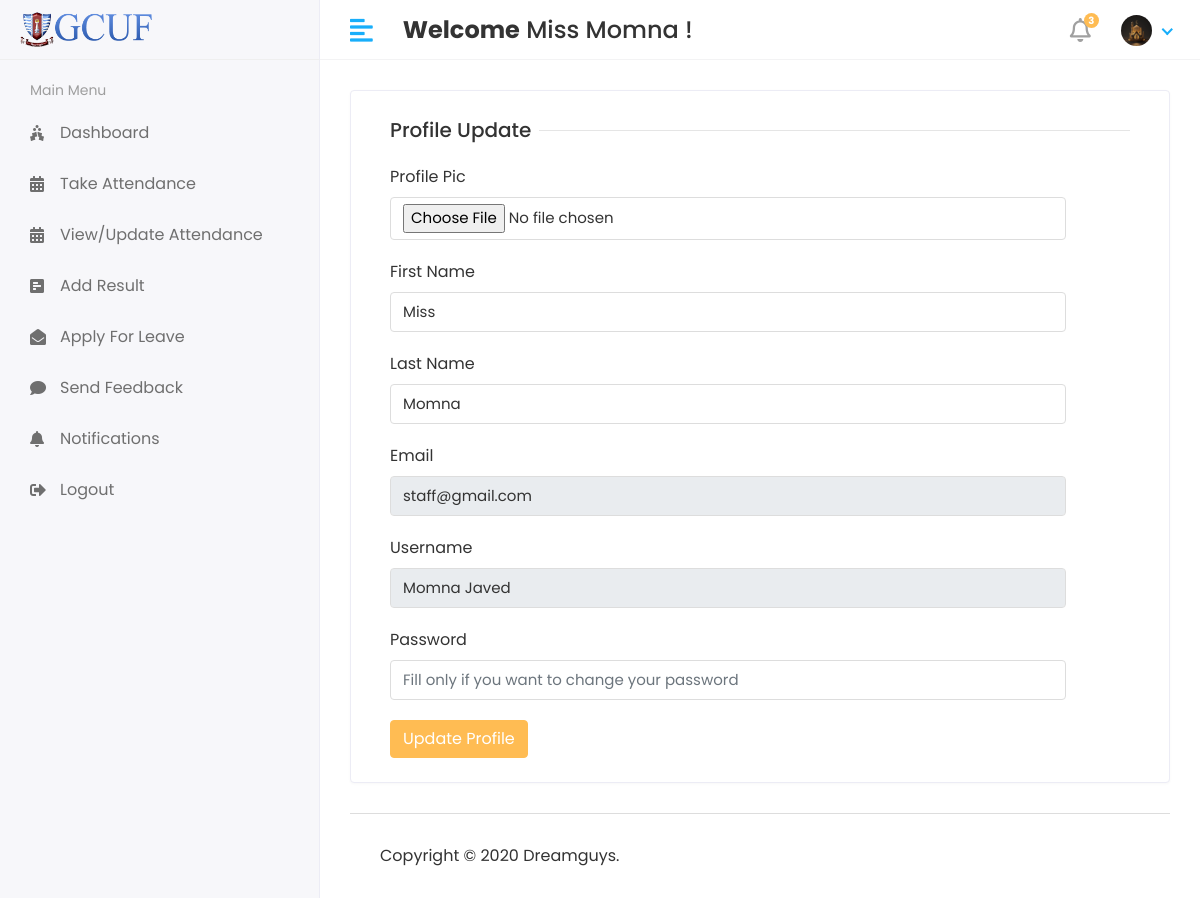
/Profile (signed in), run on an earlier commit of the app's database.
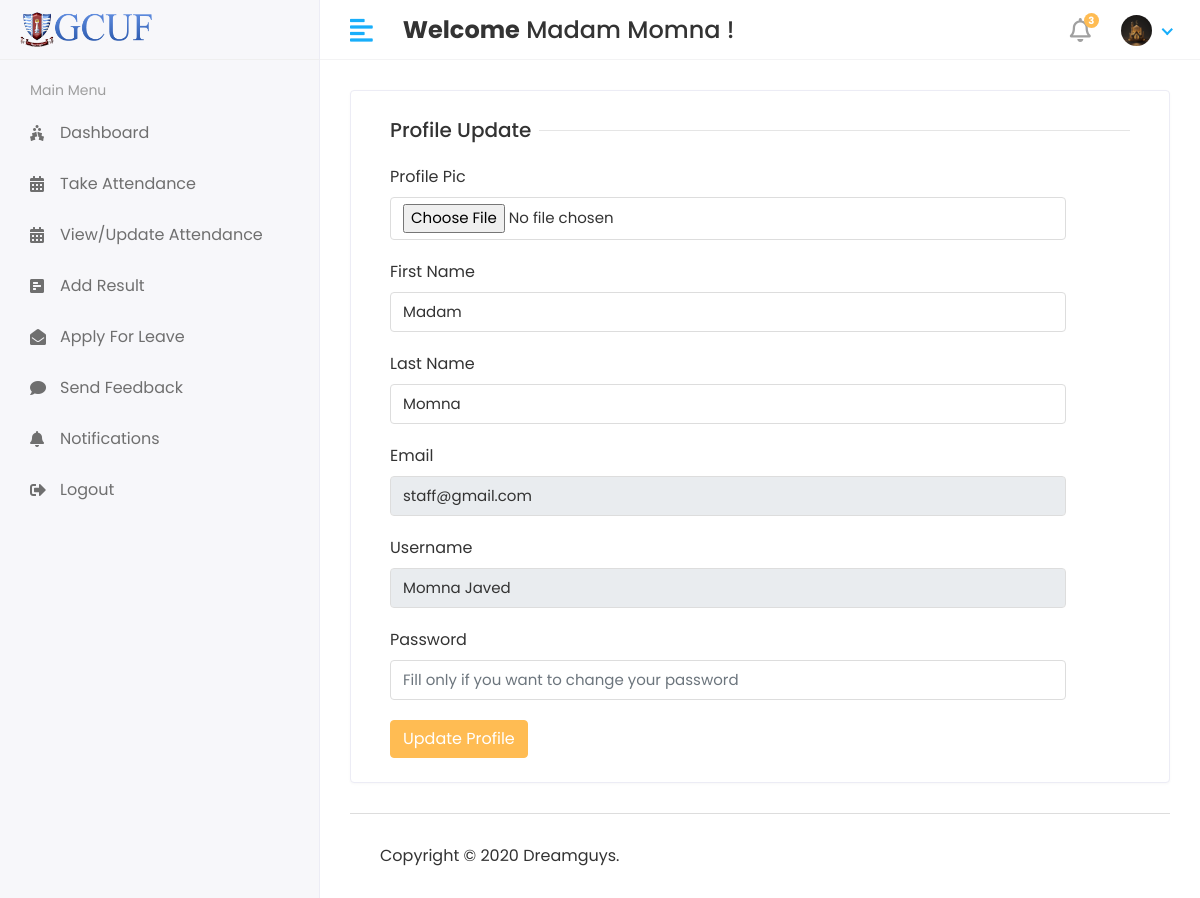
And on a later commit of the database.
### app/models.py (models this page shows)
class CustomUser(AbstractUser):
    USER = (
        (1,'HOD'),
        (2,'STAFF'),
        (3,'STUDENT'),
    )
    user_type = models.CharField(choices=USER,max_length=50,default=1)
    profie_pic = models.ImageField(upload_to='media/profile_pic')

### student_management_system/views.py (the view)
# urls.py: path('Profile',views.PROFILE,name='profile'),
@login_required(login_url='/')
def PROFILE(request):
    user = CustomUser.objects.get(id = request.user.id)
    context = {
        "user":user,
    }
    return render(request,'profile.html',context)

### templates/profile.html (shortened to what this page needs)
{% extends 'base.html' %}
{% block content %}
<div class="row">
                  <div class="col-sm-12">
                     <div class="card">
                        <div class="card-body">
                           <form method="post" action="{% url 'profile_update' %}" enctype="multipart/form-data">
                                 <div class="col-12">
                                    <h5 class="form-title"><span>Profile Update</span></h5>
                                 </div>
                                 <div class="col-sm-11">
                                    <div class="form-group">
                                       <label>Profile Pic</label>
                                       <input type="file" class="form-control" name="profile_pic">
                                    </div>
                                 </div>
                                 <div class="col-sm-11">
                                    <div class="form-group">
                                       <label>First Name</label>
                                       <input type="text" class="form-control" name="first_name" value="{{user.first_name}}">
                                    </div>
                                 </div>
                                 <div class="col-sm-11">
                                    <div class="form-group">
                                       <label>Last Name</label>
                                       <input type="text" class="form-control" name="last_name" value="{{user.last_name}}">
                                    </div>
                                 </div>
                               <div class="col-sm-11">
                                    <div class="form-group">
                                       <label>Email</label>
                                       <input type="text" class="form-control" name="email" value="{{user.email}}" readonly>
                                    </div>
                                 </div>
                               <div class="col-sm-11">
                                    <div class="form-group">
                                       <label>Username</label>
                                       <input type="text" class="form-control" name="username" value="{{user.username}}" readonly>
                                    </div>
                                 </div>
                               <div class="col-sm-11">
                                    <div class="form-group">
                                       <label>Password</label>
                                       <input type="password" class="form-control" name="password" placeholder="Fill only if you want to change your password">
                                    </div>
                                 </div>
                                 <div class="col-12">
                                    <button type="submit" class="btn btn-primary">Update Profile</button>
                                 </div>
                           </form>
                        </div>
                     </div>
                  </div>
               </div>
{% endblock %}

### templates/includes/header.html (shortened to what this page needs)
{% load static %}
<div class="header">
            <div class="header-left">
               <a href="index.html" class="logo">
               <img src="{% static 'assets/img/gcuf.png' %}" alt="Logo">
               </a>
            </div>
            <a href="javascript:void(0);" id="toggle_btn">
            <i class="fas fa-align-left"></i>
            </a>
            <div class="top-nav-search mt-3">
               <h4><strong>Welcome</strong><span> {{user.first_name}} {{ user.last_name }}</span>&nbsp;!</h4>
            </div>
            <ul class="nav user-menu">
               <li class="nav-item dropdown noti-dropdown">
                  <a href="#" class="dropdown-toggle nav-link" data-toggle="dropdown">
                  <i class="far fa-bell"></i> <span class="badge badge-pill">3</span>
                  </a>
               </li>
               <li class="nav-item dropdown has-arrow">
                  <a href="#" class="dropdown-toggle nav-link" data-toggle="dropdown">
                     {% if user.profie_pic == "" %}
                     <span class="user-img"><img class="rounded-circle" src="{% static 'assets/img/noimg.png' %}" width="31" alt="Ryan Taylor"></span>
                     {% else %}
                  <span class="user-img"><img class="rounded-circle" src="/{{user.profie_pic}}" width="31" alt="Ryan Taylor"></span>
                  {% endif %}
                  </a>
               </li>
            </ul>
         </div>

What changed in the data, as far as the page shows it:
changed CustomUser "Momna": first_name "Miss" → "Madam"
